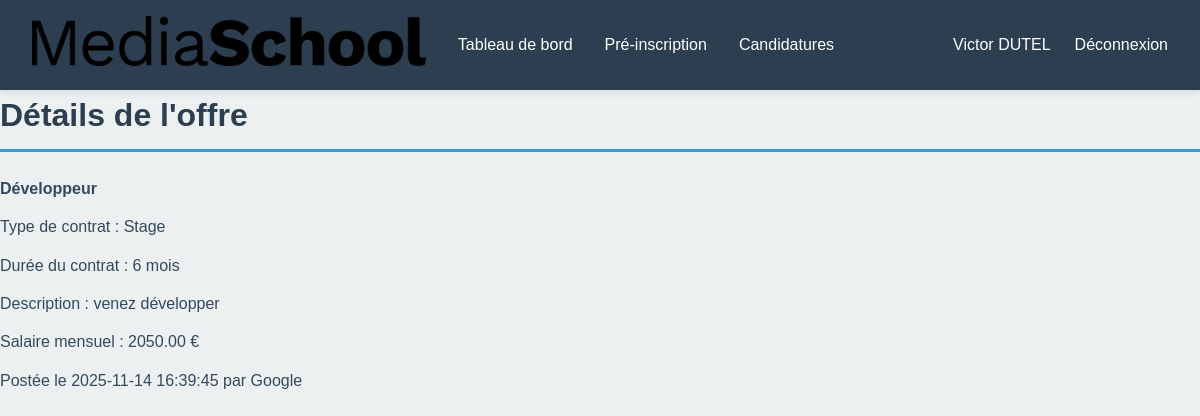
The app's page /offre.php?id_offre=1 (signed in) with its own data.
### tables this page shows
CREATE TABLE IF NOT EXISTS `offre` (
  `id_offre` int NOT NULL AUTO_INCREMENT,
  `nom` varchar(50) NOT NULL,
  `type` varchar(50) NOT NULL,
  `duree` int NOT NULL,
  `unite_duree` varchar(2) NOT NULL,
  `date_creation` datetime NOT NULL DEFAULT CURRENT_TIMESTAMP,
  `description` text NOT NULL,
  `salaire` decimal(6,2) NOT NULL,
  `id_entreprise` int NOT NULL,
  PRIMARY KEY (`id_offre`),
  KEY `id_entreprise` (`id_entreprise`)
);

CREATE TABLE IF NOT EXISTS `entreprise` (
  `id_entreprise` int NOT NULL AUTO_INCREMENT,
  `nom` varchar(50) NOT NULL,
  `siret` varchar(15) NOT NULL,
  `email` varchar(100) NOT NULL,
  `telephone` varchar(15) NOT NULL,
  `mdp` varchar(100) NOT NULL,
  `secteur_activite` varchar(100) NOT NULL,
  `numero_rue` int NOT NULL,
  `rue` varchar(100) NOT NULL,
  `code_postal` varchar(5) NOT NULL,
  `ville` varchar(50) NOT NULL,
  PRIMARY KEY (`id_entreprise`)
);

### offre.php (the view, shortened to what this page needs)
<?php
require_once('connexion.php');
if (isset($_GET['id_offre'])) {
    $id_offre = $_GET['id_offre'];
    $sql = "SELECT offre.*, entreprise.nom as nom_entreprise FROM offre
    INNER JOIN entreprise ON entreprise.id_entreprise = offre.id_entreprise
    WHERE offre.id_offre = ?";
    $stmt = $pdo->prepare($sql);
    $stmt->execute([$id_offre]);
    $offre = $stmt->fetch(PDO::FETCH_ASSOC);
}
?>
<!DOCTYPE html>
<html lang="fr">
<head>
    <link rel="stylesheet" href="style.css">
</head>
<body>
    <?php
        require_once "users/" . $_SESSION['usertype'] . "/inc/header.php"
    ?>
    <div>
        <h1>Détails de l'offre</h1>
        <?php
        if (!isset($_GET['id_offre']) || empty($offre['id_offre'])) {
            echo "<p>Offre introuvable.</p>";
        }
        else {
            echo "<p><strong>" . htmlspecialchars($offre['nom']) . "</strong></p>";
            echo "<p>Type de contrat : " . htmlspecialchars($offre['type']) . "</p>";
            if ($offre['type'] !== "CDI") {
                echo "<p>Durée du contrat : " . htmlspecialchars($offre['duree']) . " ";
                if ($offre['unite_duree'] == 'M') {
                    echo "mois";
                }
                elseif ($offre['unite_duree'] === 'A' and $offre['duree'] === 1) {
                    echo "an";
                }
                else {
                    echo "ans";
                }
                echo "</p>";
            }
            echo "<p>Description : " . htmlspecialchars($offre['description']) . "</p>";
            echo "<p>Salaire mensuel : " . htmlspecialchars($offre['salaire']) . " €</p>";
            echo "<p>Postée le " . htmlspecialchars($offre['date_creation']) . " par " . htmlspecialchars($offre['nom_entreprise']) . "</p>";
        }
        ?>
    </div>
</body>
</html>

### style.css (style rules this page uses)
* { margin: 0; padding: 0; box-sizing: border-box; }
:root { --color-primary: #2c3e50; --color-secondary: #3498db; --color-accent: #e74c3c; --color-success: #27ae60; --color-warning: #f39c12; --color-light: #ecf0f1; --color-white: #ffffff; --color-dark: #2c3e50; --color-border: #bdc3c7; --color-text: #34495e; --shadow: 0 2px 8px rgba(0, 0, 0, 0.1); --shadow-hover: 0 4px 12px rgba(0, 0, 0, 0.15); }
html, body { height: 100%; width: 100%; }
body { font-family: 'Arial', sans-serif; color: var(--color-text); background-color: var(--color-light); line-height: 1.6; }
h1 { color: var(--color-primary); margin-bottom: 1.5rem; font-size: 2rem; border-bottom: 3px solid var(--color-secondary); padding-bottom: 0.5rem; }
p { margin-bottom: 0.8rem; color: var(--color-text); }

### records on screen
offre: nom "Développeur", type "Stage", duree "6", description "venez développer", salaire "2050.00", date_creation "2025-11-14 16:39:45", id_entreprise.nom "Google"

### other values on screen
$_SESSION['user'][0]['prenom'] "Victor"
$_SESSION['user'][0]['nom'] "DUTEL"
